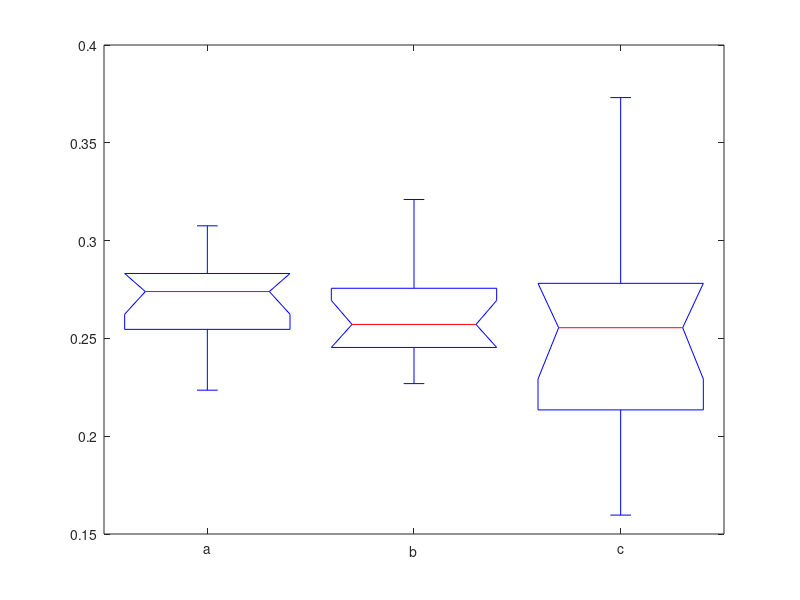
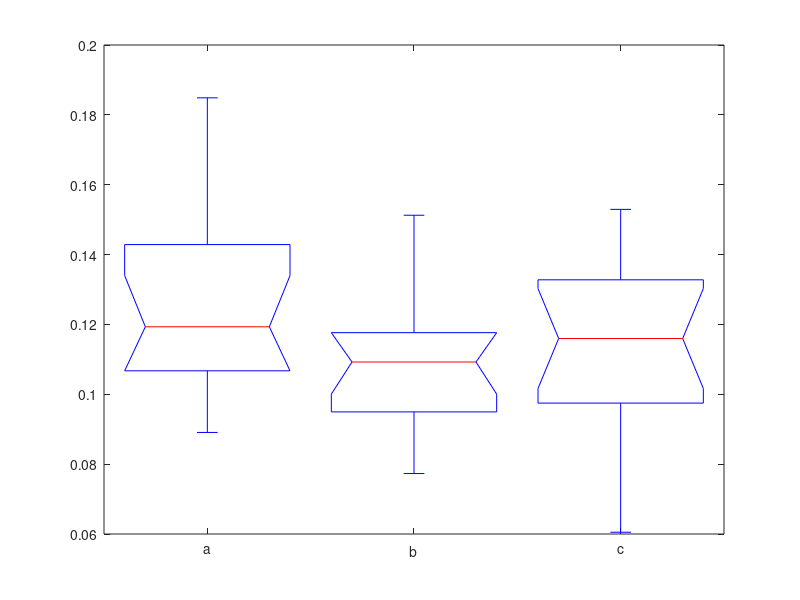
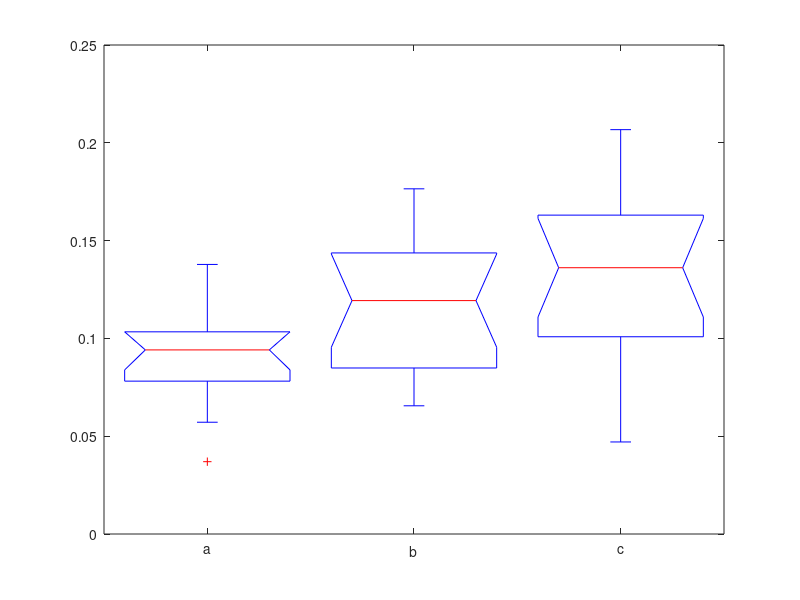
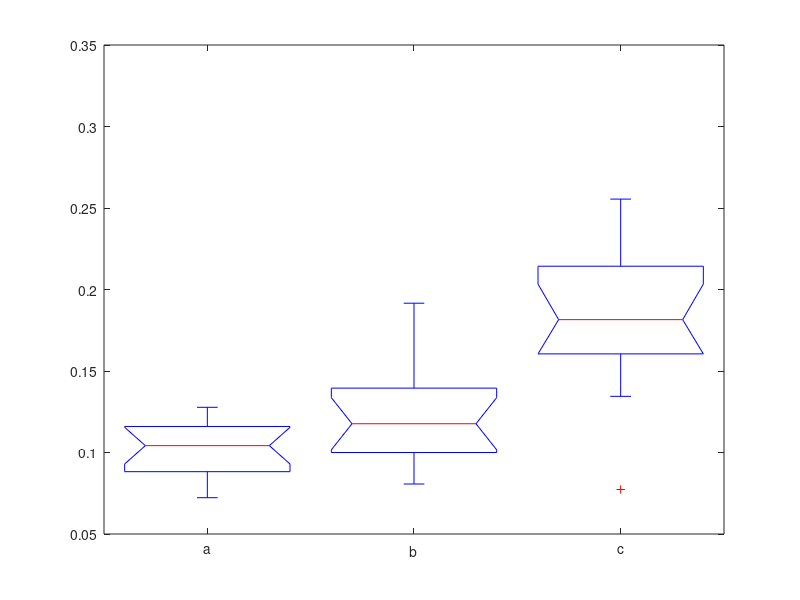

Recreate these plots in MATLAB, in order. (Note: this script raises an error after producing the figures.)
clc;clear all;close all
%%%%%%%%%%%%%%
%% this code was used to plot figure 3C, 4E, 4G, 4I
%% load the state dynamics
load postFROdym.mat
Fpost_Prob =  group_prob;
Fpost_LT = group_LT;
Fpost_Dtrans = group_Dtrans;
Fpost_Trans = group_Trans;
sim_Fpost_LT = sim_group_LT;
load postOCCdym.mat
Opost_Prob = group_prob;
Opost_LT = group_LT;
Opost_Dtrans = group_Dtrans;
Opost_Trans = group_Trans;
sim_Opost_LT = sim_group_LT;

load Mean_Base_dym.mat
Base_Prob = group_prob;
Base_LT = group_LT;
Base_Dtrans = group_Dtrans;
Base_Trans = group_Trans;
sim_Base_LT = sim_group_LT;

Nmin = 6; 
%%
Fpost_Dtrans_s2d = zeros(15,Nmin);
Fpost_Trans_s2d = zeros(15,Nmin);
Opost_Dtrans_s2d = zeros(15,Nmin);
Opost_Trans_s2d = zeros(15,Nmin);
Base_Dtrans_s2d = zeros(15,Nmin);
Base_Trans_s2d = zeros(15,Nmin);

for i  = 1:15

    ind_Fpost_Dtrans = squeeze(Fpost_Dtrans(i,:,:));
    ind_Fpost_Trans = squeeze(Fpost_Trans(i,:,:));
    
    ind_Opost_Dtrans = squeeze(Opost_Dtrans(i,:,:));
    ind_Opost_Trans = squeeze(Opost_Trans(i,:,:));
    
    ind_Base_Dtrans = squeeze(Base_Dtrans(i,:,:));
    ind_Base_Trans = squeeze(Base_Trans(i,:,:));

    
    Fpost_Dtrans_s2d(i,:) = sum(ind_Fpost_Dtrans,2);
    Fpost_Trans_s2d(i,:) = sum(ind_Fpost_Trans,2);
    
    Opost_Dtrans_s2d(i,:) = sum(ind_Opost_Dtrans,2);
    Opost_Trans_s2d(i,:) = sum(ind_Opost_Trans,2);
    
    Base_Dtrans_s2d(i,:) = sum(ind_Base_Dtrans,2);
    Base_Trans_s2d(i,:) = sum(ind_Base_Trans,2);
end

%%%%%%%%%%%%%%%%%%%%%%%%%%%%%%%%%%%%%%%%%%%%%%%%%%%%%%%%%%%%%%%%%%%%%%%
%% statistic analysis of appearance prob. (data)
State = {'S1','S2','S3','S4','S5','S6'};
for i = 1:Nmin
    a = Base_Prob(:,i);
    g1 = repmat({'a'},size(a));
    b = Fpost_Prob(:,i);
    g2 = repmat({'b'},size(b));
    c = Opost_Prob(:,i);
    g3 = repmat({'c'},size(c));
    data_prob = [a;b;c];
    group =  [g1;g2;g3];
    [p1(i),table1(:,:,i),stats1] = kruskalwallis(data_prob,group);
    [cc(i,:,:),m,h,gnames] = multcompare(stats1,'Alpha',0.05,'CType','bonferroni','Display','on');
end
%% figure 3C, here we plot the appearance prob.(data) for all six states, then modify the figure manually according to the statistic analysis
figure;
for i = 1:Nmin
    a = Base_Prob(:,i);
    
    b = Fpost_Prob(:,i);
    
    c = Opost_Prob(:,i);  
    
    
    subplot(2,3,i)
    volp = violinplot([a b c]);
    set(gca, 'XTick', 1:3, 'XTickLabels', {['Baseline'],['postFRO'],['postOCC']});
    set(gca,'FontName','Helvetica','FontSize',20);
    title(State{i});
    ylim([min([a',b',c'])-0.05,max([a',b',c'])+0.1]);
    if i==1 || i==4
        ylabel('Appearance prob. (data)')
    end
    volp(1, 1).ViolinPlot.LineWidth = 0.5;
    volp(1, 2).ViolinPlot.LineWidth = 0.5;
    volp(1, 3).ViolinPlot.LineWidth = 0.5;
    volp(1, 1).ViolinPlot.FaceAlpha = 0.5;
    volp(1, 2).ViolinPlot.FaceAlpha = 0.5;
    volp(1, 3).ViolinPlot.FaceAlpha = 0.5;
    volp(1, 1).ViolinPlot.EdgeColor = [222 222 222]./255;
    volp(1, 2).ViolinPlot.EdgeColor = [222 222 222]./255;
    volp(1, 3).ViolinPlot.EdgeColor = [222 222 222]./255;
    
    volp(1, 1).ViolinPlot.FaceColor = [129 129 129]./255;
    volp(1, 2).ViolinPlot.FaceColor = [40 154 215]./255;
    volp(1, 3).ViolinPlot.FaceColor = [223 34 101]./255;
    volp(1, 1).ScatterPlot.MarkerFaceColor = [129 129 129]./255;
    volp(1, 2).ScatterPlot.MarkerFaceColor = [40 154 215]./255;
    volp(1, 3).ScatterPlot.MarkerFaceColor = [223 34 101]./255;
    volp(1, 1).ViolinPlot.Parent.XLim = [0.3 3.6];
    volp(1, 1).ViolinPlot.Parent.XColor = [0 0 0];
    volp(1, 1).ViolinPlot.Parent.YColor = [0 0 0];
    volp(1, 1).ViolinPlot.Parent.LineWidth = 1;
    volp(1, 1).ViolinPlot.Parent.FontSize = 20;
    volp(1, 1).ViolinPlot.Parent.Parent.Position = [90 204 974 662];
    volp(1, 1).ViolinPlot.Parent.YTick = [0 0.1 0.2 0.3 0.4];    
end  
%% statistic analysis of state duration (data)
for i = 1:Nmin
    a = Base_LT(:,i);
    g1 = repmat({'a'},size(a));
    b = Fpost_LT(:,i);
    g2 = repmat({'b'},size(b));
    c = Opost_LT(:,i);
    g3 = repmat({'c'},size(c));
    data_LT = [a;b;c];
    group =  [g1;g2;g3];
    [p2(i),table2(:,:,i),stats2] = kruskalwallis(data_LT,group);
    [cc(i,:,:),m,h,gnames] = multcompare(stats2,'Alpha',0.05,'CType','bonferroni','Display','on');
end
%% figure 4I, here we plot the state duration (data) for all six states, then modify the figure manually according to the statistic analysis
figure;
for i = 1:Nmin
    a = Base_LT(:,i);
    
    b = Fpost_LT(:,i);
    
    c = Opost_LT(:,i);  
    
    subplot(2,3,i)
    volp = violinplot([a b c]);
    set(gca, 'XTick', 1:3, 'XTickLabels', {['Baseline'],['postFRO'],['postOCC']});
    set(gca,'FontName','Helvetica','FontSize',20);
    title(State{i});
    ylim([min([a',b',c'])-1,max([a',b',c'])+2]);
    if i==1 || i==4
        ylabel('State duration (data)')
    end
    volp(1, 1).ViolinPlot.LineWidth = 0.5;
    volp(1, 2).ViolinPlot.LineWidth = 0.5;
    volp(1, 3).ViolinPlot.LineWidth = 0.5;
    volp(1, 1).ViolinPlot.FaceAlpha = 0.5;
    volp(1, 2).ViolinPlot.FaceAlpha = 0.5;
    volp(1, 3).ViolinPlot.FaceAlpha = 0.5;
    volp(1, 1).ViolinPlot.EdgeColor = [222 222 222]./255;
    volp(1, 2).ViolinPlot.EdgeColor = [222 222 222]./255;
    volp(1, 3).ViolinPlot.EdgeColor = [222 222 222]./255;
    
    volp(1, 1).ViolinPlot.FaceColor = [129 129 129]./255;
    volp(1, 2).ViolinPlot.FaceColor = [40 154 215]./255;
    volp(1, 3).ViolinPlot.FaceColor = [223 34 101]./255;
    volp(1, 1).ScatterPlot.MarkerFaceColor = [129 129 129]./255;
    volp(1, 2).ScatterPlot.MarkerFaceColor = [40 154 215]./255;
    volp(1, 3).ScatterPlot.MarkerFaceColor = [223 34 101]./255;
    volp(1, 1).ViolinPlot.Parent.XLim = [0.3 3.6];
    volp(1, 1).ViolinPlot.Parent.XColor = [0 0 0];
    volp(1, 1).ViolinPlot.Parent.YColor = [0 0 0];
    volp(1, 1).ViolinPlot.Parent.LineWidth = 1;
    volp(1, 1).ViolinPlot.Parent.FontSize = 20;
    volp(1, 1).ViolinPlot.Parent.Parent.Position = [90 204 974 662];
    volp(1, 1).ViolinPlot.Parent.YTick = [0 2 4 6 8];
    
end    
%% statistic analysis of transition frequency (data)
for i = 1:Nmin
    a = Base_Trans_s2d(:,i);
    g1 = repmat({'a'},size(a));
    b = Fpost_Trans_s2d(:,i);
    g2 = repmat({'b'},size(b));
    c = Opost_Trans_s2d(:,i);
    g3 = repmat({'c'},size(c));
    data_s2d_trans = [a;b;c];
    group =  [g1;g2;g3];
    [p3(i),table3(:,:,i),stats3] = kruskalwallis(data_s2d_trans,group);
    [cc(i,:,:),m,h,gnames] = multcompare(stats3,'Alpha',0.05,'CType','bonferroni','Display','on');
end
%% figure 4E, here we plot the transition frequency (data) for all six states, then modify the figure manually according to the statistic analysis
figure;
for i = 1:Nmin
    a = Base_Trans_s2d(:,i);
    
    b = Fpost_Trans_s2d(:,i);
    
    c = Opost_Trans_s2d(:,i);  
    
    subplot(2,3,i)
    volp = violinplot([a b c]);
    set(gca, 'XTick', 1:3, 'XTickLabels', {['Baseline'],['postFRO'],['postOCC']});
    set(gca,'FontName','Helvetica','FontSize',20);
    title(State{i});
    ylim([min([a',b',c'])-0.02,max([a',b',c'])+0.04]);
    if i==1 || i==4
        ylabel('Transition freq. (data)')
    end
    volp(1, 1).ViolinPlot.LineWidth = 0.5;
    volp(1, 2).ViolinPlot.LineWidth = 0.5;
    volp(1, 3).ViolinPlot.LineWidth = 0.5;
    volp(1, 1).ViolinPlot.FaceAlpha = 0.5;
    volp(1, 2).ViolinPlot.FaceAlpha = 0.5;
    volp(1, 3).ViolinPlot.FaceAlpha = 0.5;
    volp(1, 1).ViolinPlot.EdgeColor = [222 222 222]./255;
    volp(1, 2).ViolinPlot.EdgeColor = [222 222 222]./255;
    volp(1, 3).ViolinPlot.EdgeColor = [222 222 222]./255;
    
    volp(1, 1).ViolinPlot.FaceColor = [129 129 129]./255;
    volp(1, 2).ViolinPlot.FaceColor = [40 154 215]./255;
    volp(1, 3).ViolinPlot.FaceColor = [223 34 101]./255;
    volp(1, 1).ScatterPlot.MarkerFaceColor = [129 129 129]./255;
    volp(1, 2).ScatterPlot.MarkerFaceColor = [40 154 215]./255;
    volp(1, 3).ScatterPlot.MarkerFaceColor = [223 34 101]./255;
    volp(1, 1).ViolinPlot.Parent.XLim = [0.3 3.6];
    volp(1, 1).ViolinPlot.Parent.XColor = [0 0 0];
    volp(1, 1).ViolinPlot.Parent.YColor = [0 0 0];
    volp(1, 1).ViolinPlot.Parent.LineWidth = 1;
    volp(1, 1).ViolinPlot.Parent.FontSize = 20;
    volp(1, 1).ViolinPlot.Parent.Parent.Position = [90 204 974 662];
    volp(1, 1).ViolinPlot.Parent.YTick = [0 0.1 0.2];
end    
%% statistic analysis of direct transition frequency (data)
for i = 1:Nmin
    a = Base_Dtrans_s2d(:,i);
    g1 = repmat({'a'},size(a));
    b = Fpost_Dtrans_s2d(:,i);
    g2 = repmat({'b'},size(b));
    c = Opost_Dtrans_s2d(:,i);
    g3 = repmat({'c'},size(c));
    data_s2d_Dtrans = [a;b;c];
    group =  [g1;g2;g3];
    [p5(i),table5(:,:,i),stats5] = kruskalwallis(data_s2d_Dtrans,group);
    [cc(i,:,:),m,h,gnames] = multcompare(stats5,'Alpha',0.05,'CType','bonferroni','Display','on');
end

%% figure 4G, here we plot the direct transition frequency (data) for all six states, then modify the figure manually according to the statistic analysis
figure;
for i = 1:Nmin
    a = Base_Dtrans_s2d(:,i);
    
    b = Fpost_Dtrans_s2d(:,i);
    
    c = Opost_Dtrans_s2d(:,i);  
    
    subplot(2,3,i)
    volp = violinplot([a b c]);
    set(gca, 'XTick', 1:3, 'XTickLabels', {['Baseline'],['postFRO'],['postOCC']});
    set(gca,'FontName','Helvetica','FontSize',20);
    title(State{i});
    ylim([min([a',b',c'])-0.005,max([a',b',c'])+0.014]);
    if i==1 || i==4
        ylabel('Direct transition (data)')
    end
    volp(1, 1).ViolinPlot.LineWidth = 0.5;
    volp(1, 2).ViolinPlot.LineWidth = 0.5;
    volp(1, 3).ViolinPlot.LineWidth = 0.5;
    volp(1, 1).ViolinPlot.FaceAlpha = 0.5;
    volp(1, 2).ViolinPlot.FaceAlpha = 0.5;
    volp(1, 3).ViolinPlot.FaceAlpha = 0.5;
    volp(1, 1).ViolinPlot.EdgeColor = [222 222 222]./255;
    volp(1, 2).ViolinPlot.EdgeColor = [222 222 222]./255;
    volp(1, 3).ViolinPlot.EdgeColor = [222 222 222]./255;
    
    volp(1, 1).ViolinPlot.FaceColor = [129 129 129]./255;
    volp(1, 2).ViolinPlot.FaceColor = [40 154 215]./255;
    volp(1, 3).ViolinPlot.FaceColor = [223 34 101]./255;
    volp(1, 1).ScatterPlot.MarkerFaceColor = [129 129 129]./255;
    volp(1, 2).ScatterPlot.MarkerFaceColor = [40 154 215]./255;
    volp(1, 3).ScatterPlot.MarkerFaceColor = [223 34 101]./255;
    volp(1, 1).ViolinPlot.Parent.XLim = [0.3 3.6];
    volp(1, 1).ViolinPlot.Parent.XColor = [0 0 0];
    volp(1, 1).ViolinPlot.Parent.YColor = [0 0 0];
    volp(1, 1).ViolinPlot.Parent.LineWidth = 1;
    volp(1, 1).ViolinPlot.Parent.FontSize = 20;
    volp(1, 1).ViolinPlot.Parent.Parent.Position = [90 204 974 662];
    volp(1, 1).ViolinPlot.Parent.YTick = [0 0.02 0.04 0.06];
end    